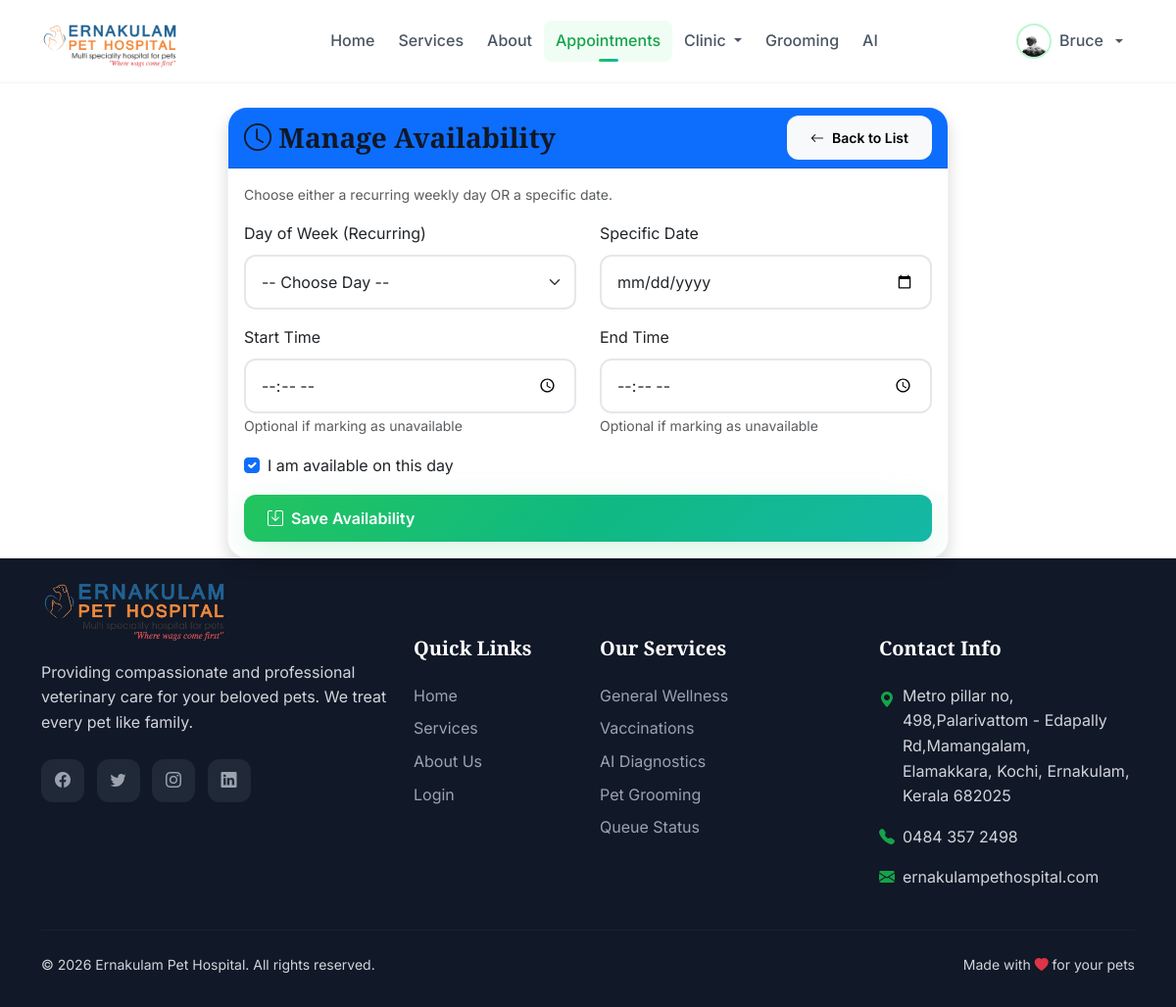
The page /appointments/availability/manage/ (signed in) on the database its author committed.
### accounts/models.py (models this page shows, shortened)
class User(AbstractUser):
    USER_ROLES = (
        ('ADMIN', 'Administrator'),
        ('VET', 'Veterinarian'),
        ('OWNER', 'Pet Owner'),
    )
    role = models.CharField(max_length=20, choices=USER_ROLES, default='OWNER')
    phone_regex = RegexValidator(
        regex=r'^\+?1?\d{9,15}$',
        message="Phone number must be entered in the format: '+999999999'. Up to 15 digits allowed."
    )
    phone_number = models.CharField(validators=[phone_regex], max_length=17, blank=True)
    address = models.TextField(blank=True)
    date_of_birth = models.DateField(null=True, blank=True)
    profile_picture = models.ImageField(upload_to='profiles/', null=True, blank=True)
    is_active_account = models.BooleanField(default=True)
    created_at = models.DateTimeField(auto_now_add=True)
    updated_at = models.DateTimeField(auto_now=True)
    class Meta:
        ordering = ['-date_joined']
    @property
    def is_veterinarian(self):
        return self.role == 'VET'
    @property
    def is_pet_owner(self):
        return self.role == 'OWNER'

### appointments/views.py (the view, shortened to what this page needs)
# urls.py: path('availability/manage/', views.manage_availability, name='manage_availability'),
@login_required
def manage_availability(request):
    if not request.user.is_veterinarian:
        messages.error(request, 'Only veterinarians can manage their availability.')
        return redirect('appointments:list')
    return render(request, 'appointments/manage_availability.html')

### templates/appointments/manage_availability.html (shortened to what this page needs)
{% extends 'base.html' %}
{% block content %}
<div class="container mt-4">
    <div class="row">
        <div class="col-md-8 offset-md-2">
            <div class="card shadow">
                <div class="card-header bg-primary text-white d-flex justify-content-between align-items-center">
                    <h3 class="mb-0"><i class="bi bi-clock"></i> Manage Availability</h3>
                    <a href="{% url 'appointments:availability' %}" class="btn btn-light btn-sm">
                        <i class="bi bi-arrow-left"></i> Back to List
                    </a>
                </div>
                <div class="card-body">
                    <p class="text-muted small">Choose either a recurring weekly day OR a specific date.</p>
                    <form method="post">
                        <div class="row">
                            <div class="col-md-6 mb-3">
                                <label for="id_day_of_week" class="form-label">Day of Week (Recurring)</label>
                                <select name="day_of_week" class="form-select" id="id_day_of_week">
                                    <option value="">-- Choose Day --</option>
                                </select>
                            </div>
                            <div class="col-md-6 mb-3">
                                <label for="id_date" class="form-label">Specific Date</label>
                                <input type="date" name="date" class="form-control" id="id_date">
                            </div>
                        </div>
                        <div class="row">
                            <div class="col-md-6 mb-3">
                                <label for="id_start_time" class="form-label">Start Time</label>
                                <input type="time" name="start_time" class="form-control" id="id_start_time">
                                <small class="text-muted">Optional if marking as unavailable</small>
                            </div>
                            <div class="col-md-6 mb-3">
                                <label for="id_end_time" class="form-label">End Time</label>
                                <input type="time" name="end_time" class="form-control" id="id_end_time">
                                <small class="text-muted">Optional if marking as unavailable</small>
                            </div>
                        </div>
                        <div class="mb-3 form-check">
                            <input type="checkbox" name="is_available" class="form-check-input" id="id_is_available" checked>
                            <label class="form-check-label" for="id_is_available">I am available on this day</label>
                        </div>
                        <div class="d-grid gap-2">
                            <button type="submit" class="btn btn-primary">
                                <i class="bi bi-save"></i> Save Availability
                            </button>
                        </div>
                    </form>
                </div>
            </div>
        </div>
    </div>
</div>
{% endblock %}

### templates/base.html (shortened to what this page needs)
<!DOCTYPE html>
<html lang="en">
<head>
    <link href="https://cdn.jsdelivr.net/npm/bootstrap@5.3.0/dist/css/bootstrap.min.css" rel="stylesheet">
    <link rel="stylesheet" href="https://cdn.jsdelivr.net/npm/bootstrap-icons@1.11.0/font/bootstrap-icons.css">
    <link href="https://unpkg.com/aos@2.3.1/dist/aos.css" rel="stylesheet">
</head>
<body class="d-flex flex-column min-vh-100">
    <nav class="navbar navbar-expand-lg sticky-top">
        <div class="container">
            <a class="navbar-brand" href="{% url 'home' %}" style="position: relative; width: 150px; display: flex; align-items: center;">
                <img src="/media/logo/logo.png" alt="Logo" style="height: 140px; width: auto; position: absolute; top: -60px; left: 0; z-index: 1000;">
            </a>
            <div class="collapse navbar-collapse" id="navbarNav">
                <ul class="navbar-nav mx-auto">
                    <li class="nav-item">
                        <a class="nav-link {% if request.path == '/' %}active{% endif %}" href="{% url 'home' %}">
                            Home
                        </a>
                    </li>
                    <li class="nav-item">
                        <a class="nav-link {% if 'services' in request.path %}active{% endif %}" href="{% url 'services' %}">
                            Services
                        </a>
                    </li>
                    <li class="nav-item">
                        <a class="nav-link {% if 'about' in request.path %}active{% endif %}" href="{% url 'about' %}">
                            About
                        </a>
                    </li>
                    {% if user.is_authenticated %}
                        <li class="nav-item">
                            <a class="nav-link {% if 'appointments' in request.path and 'grooming' not in request.path and 'queue' not in request.path and 'doctors' not in request.path %}active{% endif %}" href="{% url 'appointments:list' %}">
                                Appointments
                            </a>
                        </li>
                        <li class="nav-item dropdown">
                            <a class="nav-link dropdown-toggle " href="#" id="clinicDropdown" role="button" data-bs-toggle="dropdown">
                                Clinic
                            </a>
                        </li>
                        <li class="nav-item">
                            <a class="nav-link {% if 'grooming' in request.path %}active{% endif %}" href="{% url 'appointments:grooming_services' %}">
                                Grooming
                            </a>
                        </li>
                        <li class="nav-item">
                            <a class="nav-link {% if 'ai_diagnosis' in request.path %}active{% endif %}" href="{% url 'ai_diagnosis:home' %}">
                                AI
                            </a>
                        </li>
                    {% endif %}
                </ul>
                <ul class="navbar-nav">
                    {% if user.is_authenticated %}
                        <li class="nav-item dropdown">
                            <a class="nav-link dropdown-toggle d-flex align-items-center gap-2" href="#" id="userDropdown" role="button" data-bs-toggle="dropdown">
                                {% if user.profile_picture %}
                                    <img src="{{ user.profile_picture.url }}" class="rounded-circle" style="width: 36px; height: 36px; object-fit: cover; border: 2px solid var(--primary-200);">
                                {% else %}
                                    <div class="rounded-circle d-flex align-items-center justify-content-center" style="width: 36px; height: 36px; background: var(--primary-100); color: var(--primary-600);">
                                        <i class="bi bi-person-fill"></i>
                                    </div>
                                {% endif %}
                                <span class="d-none d-lg-inline">{{ user.first_name|default:user.username }}</span>
                            </a>
                        </li>
                    {% endif %}
                </ul>
            </div>
        </div>
    </nav>
    <main class="flex-grow-1">
        {% block content %}{% endblock %}
    </main>
    <footer class="footer mt-auto">
        <div class="container">
            <div class="row g-4">
                <div class="col-lg-4">
                    <div class="footer-brand" style="position:relative; padding-left: 140px; min-hight: 60px; display: flex; align-items: center;">
                        <img src="/media/logo/logo.png" alt="Logo" style="position: absolute; left: 0; top: -120px; height: 190px; width: auto;">
                    </div>
                    <p class="mb-4">Providing compassionate and professional veterinary care for your beloved pets. We treat every pet like family.</p>
                    <div class="social-links">
                        <a href="#"><i class="bi bi-facebook"></i></a>
                        <a href="#"><i class="bi bi-twitter"></i></a>
                        <a href="#"><i class="bi bi-instagram"></i></a>
                        <a href="#"><i class="bi bi-linkedin"></i></a>
                    </div>
                </div>
                <div class="col-lg-2 col-md-4">
                    <h5>Quick Links</h5>
                    <ul class="list-unstyled">
                        <li class="mb-2"><a href="{% url 'home' %}">Home</a></li>
                        <li class="mb-2"><a href="{% url 'services' %}">Services</a></li>
                        <li class="mb-2"><a href="{% url 'about' %}">About Us</a></li>
                        <li class="mb-2"><a href="{% url 'accounts:login' %}">Login</a></li>
                    </ul>
                </div>
                <div class="col-lg-3 col-md-4">
                    <h5>Our Services</h5>
                    <ul class="list-unstyled">
                        <li class="mb-2"><a href="{% url 'services' %}">General Wellness</a></li>
                        <li class="mb-2"><a href="{% url 'medical_records:vaccination_list' %}">Vaccinations</a></li>
                        <li class="mb-2"><a href="{% url 'ai_diagnosis:home' %}">AI Diagnostics</a></li>
                        <li class="mb-2"><a href="{% url 'appointments:grooming_services' %}">Pet Grooming</a></li>
                        <li class="mb-2"><a href="{% url 'appointments:queue_status' %}">Queue Status</a></li>
                    </ul>
                </div>
                <div class="col-lg-3 col-md-4">
                    <h5>Contact Info</h5>
                    <ul class="list-unstyled">
                        <li class="mb-3 d-flex align-items-start gap-2">
                            <i class="bi bi-geo-alt-fill text-primary-600 mt-1"></i>
                            <span>Metro pillar no, 498,Palarivattom - Edapally Rd,Mamangalam,<br>Elamakkara, Kochi, Ernakulam, Kerala 682025</span>
                        </li>
                        <li class="mb-3 d-flex align-items-center gap-2">
                            <i class="bi bi-telephone-fill text-primary-600"></i>
                            <span>0484 357 2498</span>
                        </li>
                        <li class="mb-3 d-flex align-items-center gap-2">
                            <i class="bi bi-envelope-fill text-primary-600"></i>
                            <span>ernakulampethospital.com</span>
                        </li>
                    </ul>
                </div>
            </div>
            <hr class="my-4" style="border-color: var(--gray-700);">
            <div class="row align-items-center">
                <div class="col-md-6 text-center text-md-start">
                    <p class="mb-0 small">&copy; 2026 Ernakulam Pet Hospital. All rights reserved.</p>
                </div>
                <div class="col-md-6 text-center text-md-end">
                    <p class="mb-0 small">Made with <i class="bi bi-heart-fill text-danger"></i> for your pets</p>
                </div>
            </div>
        </div>
    </footer>
</body>
</html>

### rows shown on the page
User: profile_picture (picture), first_name "Bruce"
